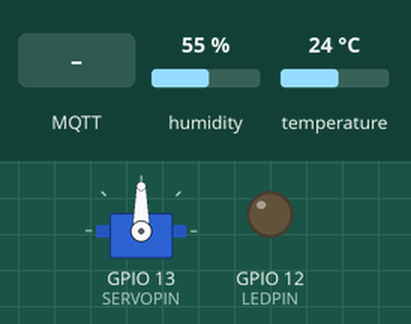
Simulated run of this sketch. Board: ESP32. Shown: servo, output pins drawn as LEDs (lit = HIGH). The inputs (shaded band) are chosen by the test bench; at power-on: temperature 24 °C, humidity 55 %. WiFi joins after 1.5 s; servers stay silent unless stated; random numbers use the default seed unless the sketch sets one; no MQTT or app messages arrive unless stated; web services answer with replies made up by the test bench; what the sketch prints to the serial monitor is not drawn.

Above: at 2.7 s.
2.8 s: MQTT message "5" arrives on the first subscribed topic
At 3.9 s:
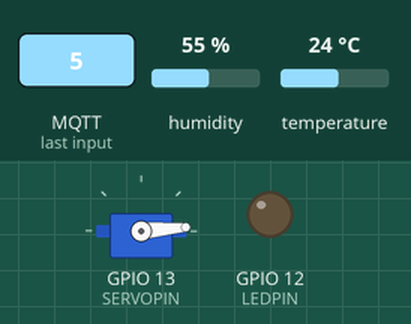
4.3 s: MQTT message "on" arrives on the first subscribed topic
At 5.1 s:
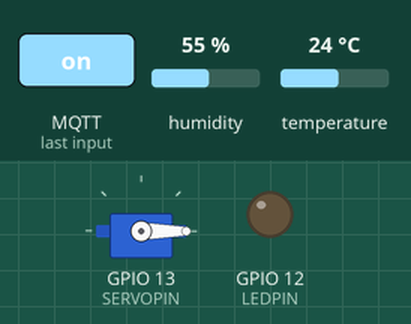
5.8 s: MQTT message "90" arrives on the first subscribed topic
At 6.2 s:
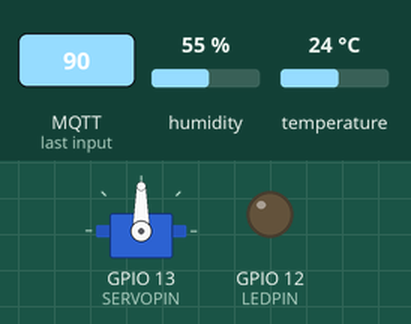
7.3 s: temperature set to 27.6 °C
21.3 s: temperature set to 28.7 °C
22.8 s: MQTT message "90" arrives on the first subscribed topic
At 23.9 s:
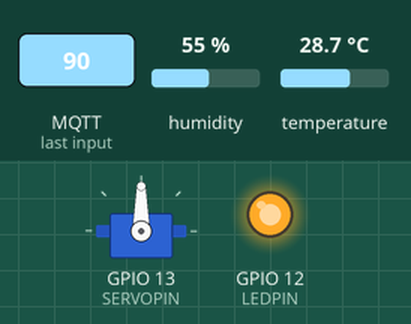
Timing chart, 0 to 25.3 s (numbered marks = the images above; inputs shaded):
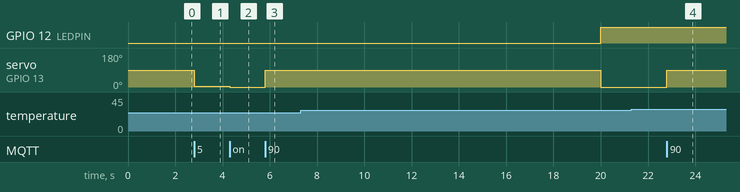

The sketch:

sketch.ino
```cpp
#include <WiFi.h>
#include <PubSubClient.h>
#include <HTTPClient.h>
#include <DHT.h>
#include <ESP32Servo.h>
#include "occupancy_xgboost.h"

// Network / CLoud Configuration
const char* ssid = "Wokwi-GUEST";
const char* password = "";
const char* mqtt_server = "broker.hivemq.com";
String thingSpeakApiKey = "1V1XMVNREZ25YN2C";

// Hardware
#define DHTPIN 15
#define DHTTYPE DHT22
#define SERVOPIN 13
#define LDRPIN 34
#define LEDPIN 12

DHT dht(DHTPIN, DHTTYPE);
Servo ventServo;
WiFiClient espClient;
PubSubClient mqttClient(espClient);

unsigned long lastMeasureTime = 0;
bool ledState = false;

void setup() {
  Serial.begin(115200);
  dht.begin();
  ventServo.attach(SERVOPIN, 500, 2400);
  pinMode(LDRPIN, INPUT);
  pinMode(LEDPIN, OUTPUT);

  Serial.print("Connecting to WiFi");
  WiFi.begin(ssid, password);
  while (WiFi.status() != WL_CONNECTED) {
    delay(500);
    Serial.print(".");
  }
  Serial.println("\nWiFi Connected!");

  mqttClient.setServer(mqtt_server, 1883);
  mqttClient.setCallback(mqttCallback);
}

void reconnect() {
  while (!mqttClient.connected()) {
    Serial.print("Connecting to MQTT...");
    String clientId = "ESP32Client-" + String(random(0xffff), HEX);

    if (mqttClient.connect(clientId.c_str())) {
      Serial.println("connected.");
      mqttClient.subscribe("warehouse/servo/secure");
    } else {
      Serial.print("failed, rc=");
      Serial.print(mqttClient.state());
      Serial.println(" retrying in 5 seconds.");
      delay(5000);
    }
  }
}

// Security and Control
void mqttCallback(char* topic, byte* payload, unsigned int length) {
  String message = "";
  for (unsigned int i = 0; i < length; i++) {
    message += (char)payload[i];
  }

  Serial.print("Message arrived on topic: ");
  Serial.print(topic);
  Serial.print(". Payload: ");
  Serial.println(message);

  int angle = message.toInt();
  if (angle >= 0 && angle <= 180) {
    ventServo.write(angle);
    Serial.print("Manual override. Servo rotated to: ");
    Serial.println(angle);
  } else {
    Serial.println("Invalid command rejected.");
  }
}

void loop() {
  if (!mqttClient.connected()) {
    reconnect();
  }
  mqttClient.loop();

  // Polling every 20 seconds
  if (millis() - lastMeasureTime >= 20000) {
    lastMeasureTime = millis();

    float temp = dht.readTemperature();
    float hum = dht.readHumidity();
    int ldr = analogRead(LDRPIN);

    if (isnan(temp) || isnan(hum)) {
      Serial.println("Failed to read from DHT sensor!");
      return;
    }

    // Automation 1 - Closed Loop Ventilation
    if (temp > 30.0) {
      ventServo.write(90);
    } else if (temp <= 28.0) {
      ventServo.write(0);
    }

    // Automation 2 - Open-Loop Lighting
    if (ldr >= 2000) {
      ledState = true;
      digitalWrite(LEDPIN, HIGH);
    } else if (ldr <= 1600) {
      ledState = false;
      digitalWrite(LEDPIN, LOW);
    }

    // Edge AI
    double features[] = {static_cast<double>(ldr), temp};
    double probabilities[2];
    xgboost_predict(features, probabilities);
    const char* occupancy = probabilities[1] >= probabilities[0] ? "Occupied" : "Empty";

    Serial.print("AI Prediction: ");
    Serial.println(occupancy);

    // ThingSpeak Upload
    HTTPClient http;
    String url = "https://api.thingspeak.com/update?api_key=" + thingSpeakApiKey + "&field1=" + String(temp) + "&field2=" + String(hum);
    http.begin(url);
    int httpCode = http.GET();
    http.end();
    Serial.print("ThingSpeak Update HTTP Code: ");
    Serial.println(httpCode);

    // Node-RED Dashboard
    String livePayload = "{\"temp\":" + String(temp) + ",\"hum\":" + String(hum) + ",\"occupancy\":\"" + String(occupancy) + "\"}";
    mqttClient.publish("warehouse/sensors/live", livePayload.c_str());
  }
}
```

occupancy_xgboost.h
```cpp
#pragma once

void xgboost_predict(double* features, double* probabilities) {
    double score = 0.0;

    if (features[0] < 2000.0) {
        if (features[1] > 25.0) {
            score = 0.85;
        } else {
            score = 0.40;
        }
    } else {
        score = 0.05;
    }

    probabilities[0] = 1.0 - score;
    probabilities[1] = score;
}
```

Measured:
- after the input at 2.8 s, servo on GPIO 13 (SERVOPIN): 90° → 5° at once
- after the input at 4.3 s, servo on GPIO 13 (SERVOPIN): 5° → 0° at once
- after the input at 5.8 s, servo on GPIO 13 (SERVOPIN): 0° → 90° at once
- after the input at 21.3 s, every drawn part: stays the same
- after the input at 22.8 s, servo on GPIO 13 (SERVOPIN): 0° → 90° at once
